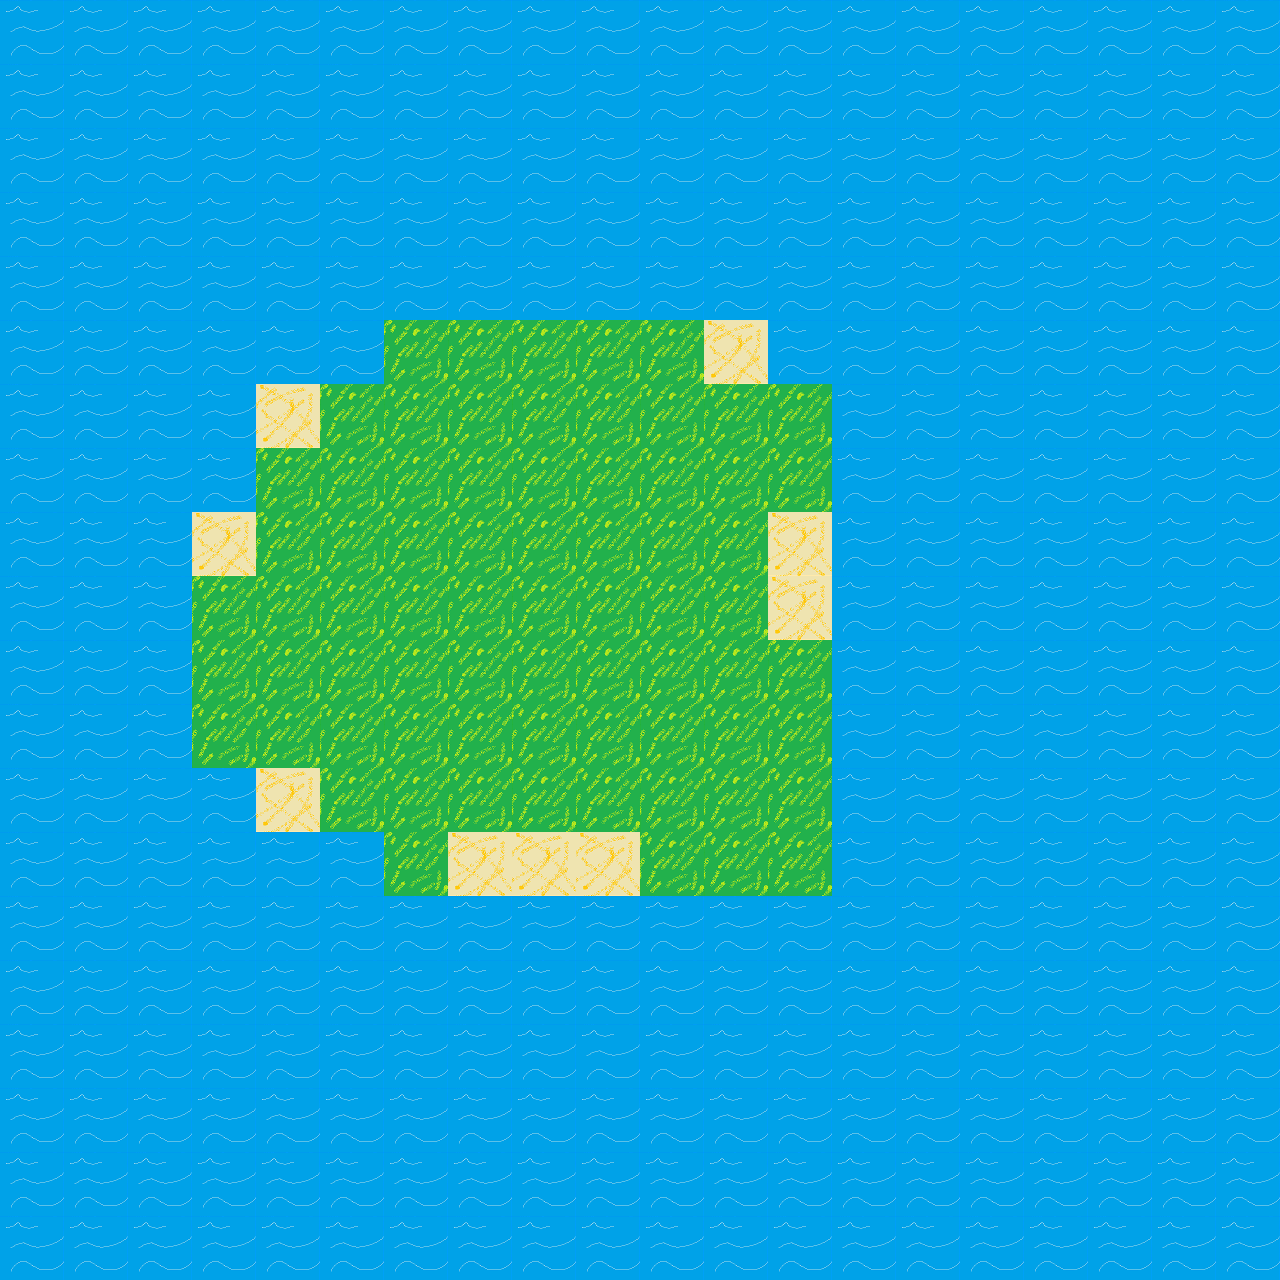

Tiled map render using the project's own tile images. Description and the whole map definition, tile-layer contents included, below:
An orthogonal 20x20 tile map with 64x64 px tiles, 1 tile layer (Terrain).

<map version="1.0" orientation="orthogonal" renderorder="right-down" width="20" height="20" tilewidth="64" tileheight="64" nextobjectid="1">
 <tileset firstgid="1" name="static-tiles" tilewidth="64" tileheight="64">
  <image source="gfx/spritesheets/64/static-tiles.png" width="192" height="128" />
 </tileset>
 <layer name="Terrain" width="20" height="20">
  <data encoding="csv">
4,4,4,4,4,4,4,4,4,4,4,4,4,4,4,4,4,4,4,4,
4,4,4,4,4,4,4,4,4,4,4,4,4,4,4,4,4,4,4,4,
4,4,4,4,4,4,4,4,4,4,4,4,4,4,4,4,4,4,4,4,
4,4,4,4,4,4,4,4,4,4,4,4,4,4,4,4,4,4,4,4,
4,4,4,4,4,4,4,4,4,4,4,4,4,4,4,4,4,4,4,4,
4,4,4,4,4,4,5,5,5,5,5,1,4,4,4,4,4,4,4,4,
4,4,4,4,1,5,5,5,5,5,5,5,5,4,4,4,4,4,4,4,
4,4,4,4,5,5,5,5,5,5,5,5,5,4,4,4,4,4,4,4,
4,4,4,1,5,5,5,5,5,5,5,5,1,4,4,4,4,4,4,4,
4,4,4,5,5,5,5,5,5,5,5,5,1,4,4,4,4,4,4,4,
4,4,4,5,5,5,5,5,5,5,5,5,5,4,4,4,4,4,4,4,
4,4,4,5,5,5,5,5,5,5,5,5,5,4,4,4,4,4,4,4,
4,4,4,4,1,5,5,5,5,5,5,5,5,4,4,4,4,4,4,4,
4,4,4,4,4,4,5,1,1,1,5,5,5,4,4,4,4,4,4,4,
4,4,4,4,4,4,4,4,4,4,4,4,4,4,4,4,4,4,4,4,
4,4,4,4,4,4,4,4,4,4,4,4,4,4,4,4,4,4,4,4,
4,4,4,4,4,4,4,4,4,4,4,4,4,4,4,4,4,4,4,4,
4,4,4,4,4,4,4,4,4,4,4,4,4,4,4,4,4,4,4,4,
4,4,4,4,4,4,4,4,4,4,4,4,4,4,4,4,4,4,4,4,
4,4,4,4,4,4,4,4,4,4,4,4,4,4,4,4,4,4,4,4
</data>
 </layer>
</map>